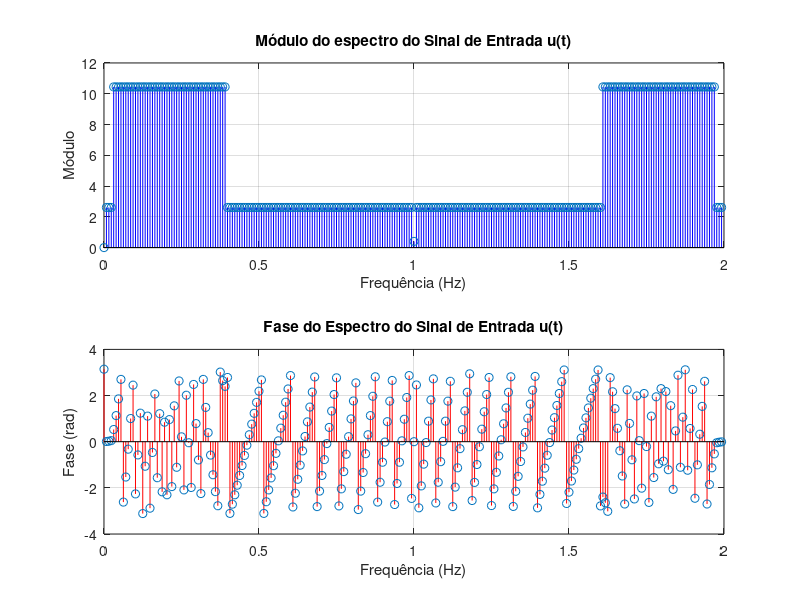

This figure's MATLAB source:
% Carregar os dados do arquivo
data = load('trabalho4-2023-1.mat');
u = data.u;
t = data.t;
% Frequência de amostragem (fs) e período de amostragem (T)
fs = 2; % Hz 
T = 1 / fs;
% Calcula o espectro do sinal de entrada u(t) usando a FFT
U = fft(u); 
% Vetor de frequências para o eixo x
frequencies = (0:length(U) - 1) * (fs / length(U));
% Módulo do espectro do sinal de entrada
modulo_U = abs(U);
% Fase do espectro do sinal de entrada
fase_U = angle(U);
% Cores para os plots
cor_modulo = 'b'; % Azul
cor_fase = 'r';   % Vermelho
figure; % Plot do espectro do sinal de entrada (módulo e fase)
subplot(2, 1, 1); % Plot do módulo do espectro
stem(frequencies, modulo_U, 'Color', cor_modulo);
xlabel('Frequência (Hz)');
ylabel('Módulo');
title('Módulo do espectro do Sinal de Entrada u(t)');
grid on;
subplot(2, 1, 2); % Plot da fase do espectro
stem(frequencies, fase_U, 'Color', cor_fase);
xlabel('Frequência (Hz)');
ylabel('Fase (rad)');
title('Fase do Espectro do Sinal de Entrada u(t)');
grid on;